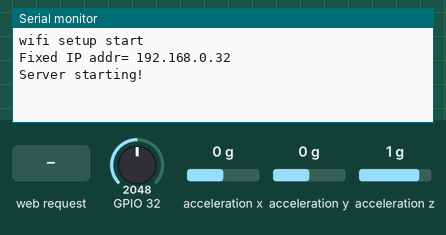
Bench run of a sketch on a simulated ESP32. On the bench: the last lines printed to the serial monitor. Wiring (inferred from the names in the program): ADXL345 accelerometer at I2C address 0x53. The test bench sets the inputs (shaded band); at power-on: GPIO 32 = 2048, acceleration x 0 g, acceleration y 0 g, acceleration z 1 g. Storage starts empty.

Above: at 2.2 s.
2.3 s: HTTP request GET / received
At 3.3 s:
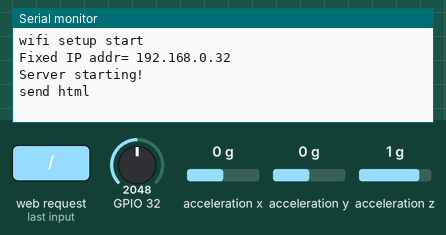
3.8 s: HTTP request GET /sensor received
At 4.5 s:
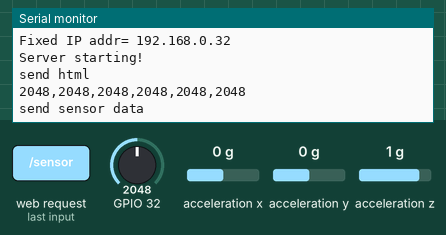
5.3 s: HTTP request GET /i2c received
At 6.8 s:
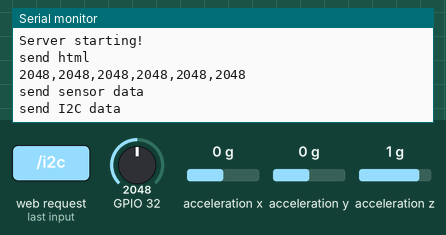

Measured:
- after the input at 2.3 s, the serial monitor: prints a new line at once (image 1)
- after the input at 3.8 s, the serial monitor: prints a new line at once (image 2)
- after the input at 5.3 s, the serial monitor: prints a new line at once (image 3)

The sketch:

ESP32_Data_Logger.ino
```cpp
#include <WiFi.h>
#include <ESPAsyncWebServer.h>
#include <SPIFFS.h>
#include <Wire.h>

/*
 *  Pinを宣言
 *  GPIO0 A11 Serial系   ADC2
 *  GPIO2 A12 Serial系   ADC2
 *  GPIO4 A10            ADC2
 *  GPIO12 A15 Serial系  ADC2
 *  GPIO13 A14           ADC2
 *  GPIO14 A16           ADC2
 *  GPIO15 A13 Serial系  ADC2
 *  GPIO25 A18           ADC2
 *  GPIO26 A19           ADC2
 *  GPIO27 A17           ADC2
 *
 *  GPIO32 A4            ADC1
 *  GPIO33 A5            ADC1
 *  GPIO34 A6            ADC1
 *  GPIO35 A7            ADC1
 *  GPIO36 A0            ADC1
 *  GPIO39 A3            ADC1
 *
 *  "Serial系"はコンパイル時にPinを接続していない状態にする必要がある
 *  "ADC2"はWiFi使用時に使えない
 *  "ADC1"はWiFi使用時に使える
 */

// Wifiで使う変数の初期化
char ssid[] = "ESP32APWIFI";
char pass[] = "esp32apwifi";
const IPAddress ip(192,168,0,32);
const IPAddress subnet(255, 255, 255, 0);

// サーバーを初期化
AsyncWebServer webServer(80);

// I2Cのアドレス指定
#define ADXL345_ADDR 0x53
#define DATA_FORMAT 0x31
#define POWER_CTL 0x2D
#define DATAX0 0x32
#define FULL_RES_16G 0x0B
#define BIT10_16G 0x03
#define MEASURE 0x08

// センサーからデータ取得
String getSensorData() {
  int a4 = analogRead(A4);
  int a5 = analogRead(A5);
  int a6 = analogRead(A6);
  int a7 = analogRead(A7);
  int a0 = analogRead(A0);
  int a3 = analogRead(A4);
  if (isnan(a4)) {
    Serial.println("正しく数値が取れていません");
    return "";
  } else {
    String result = String(a4)+","+String(a5)+","+String(a6)+","+String(a7)+","+String(a0)+","+String(a3);
    Serial.println(result);
    return result;
  }
}

// I2Cからデータを取得
// ADXL345（3軸加速度センサ）を使ったサンプル
// ご自身のI2Cのデータの取得方法に変更してください
String getI2CData() {
  // 変数を宣言
  String result;
  unsigned int dac[6];
  unsigned int i, x, y, z;
  float xAxis, yAxis, zAxis;

  Wire.beginTransmission(ADXL345_ADDR);// I2Cスレーブのデータ送信開始
  Wire.write(DATAX0);                  // 出力データバイトを「X軸データ0」のアドレスに指定
  Wire.endTransmission();              // I2Cスレーブのデータ送信終了

  Wire.requestFrom(ADXL345_ADDR, 6);   // I2Cデバイス「ADXL345」に6Byteのデータ要求
  for (i=0; i<6; i++){
    while (Wire.available() == 0 ){}
    dac[i] = Wire.read();              // dacにI2Cデバイス「ADXL345」のデータ読み込み
  }

  x = (dac[1] << 8) | dac[0];     // 2Byte目のデータを8bit左にシフト、OR演算子で1Byte目のデータを結合して、xに代入
  xAxis = float(x) * 0.0392266;   // 加速度の計算、xAxisに代入 ※0.0392266=(4/1000*9.80665)
  y = (dac[3] << 8) | dac[2];     // 2Byte目のデータを8bit左にシフト、OR演算子で1Byte目のデータを結合して、xに代入
  yAxis = float(y) * 0.0392266;   // 加速度の計算、yAxisに代入
  z = (dac[5] << 8) | dac[4];     // 2Byte目のデータを8bit左にシフト、OR演算子で1Byte目のデータを結合して、xに代入
  zAxis = float(z) * 0.0392266;   // 加速度の計算、zAxisに代入

  // "a,b,c"という形式で送信
  result = String(xAxis)+","+String(yAxis)+","+String(zAxis);
  return result;
}

void setup() {
  // シリアル
  Serial.begin(115200);
  // シリアルポートの接続を待つ
  while (!Serial) {}

  // I2Cを初期化
  Wire.begin();
  Wire.beginTransmission(ADXL345_ADDR);// I2Cスレーブのデータ送信開始
  Wire.write(DATA_FORMAT);             // データ・フォーマット・コントロール
  Wire.write(FULL_RES_16G);            // 「最大分解能モード」、「±16g」
  Wire.endTransmission();              // I2Cスレーブのデータ送信終了

  Wire.beginTransmission(ADXL345_ADDR);// I2Cスレーブのデータ送信開始
  Wire.write(POWER_CTL);               // 省電力機能コントロール
  Wire.write(MEASURE);                 // 測定モード
  Wire.endTransmission();              // I2Cスレーブのデータ送信終了

  Serial.println("wifi setup start");

  // softAPを設定
  WiFi.softAP(ssid, pass);
  WiFi.softAPConfig(ip, ip, subnet);

  // SPIFFSを設定する
  if(!SPIFFS.begin(true)){
      Serial.println("SPIFFS Mount Failed");
      return;
  }

  // アクセスポイントのセットアップを待つ
  delay(1000);

  // serverを設定
  IPAddress myIP = WiFi.softAPIP();
  Serial.print("Fixed IP addr= ");
  Serial.println(myIP);
  webServer.serveStatic("/chart.min.js", SPIFFS, "/chart.min.js");
  webServer.on("/", HTTP_GET, [](AsyncWebServerRequest *request){
    request->send(SPIFFS, "/web_page.html");
    Serial.println ("send html");
  });
  webServer.on("/sensor", HTTP_GET, [](AsyncWebServerRequest *request){
    request->send_P(200, "text/plain", getSensorData().c_str());
    Serial.println("send sensor data");
  });
  webServer.on("/i2c", HTTP_GET, [](AsyncWebServerRequest *request) {
    request->send_P(200, "text/plain", getI2CData().c_str());
    Serial.println("send I2C data");
  });
  webServer.begin();
  Serial.println("Server starting!");
}

// 何もしない
void loop() {}
```
